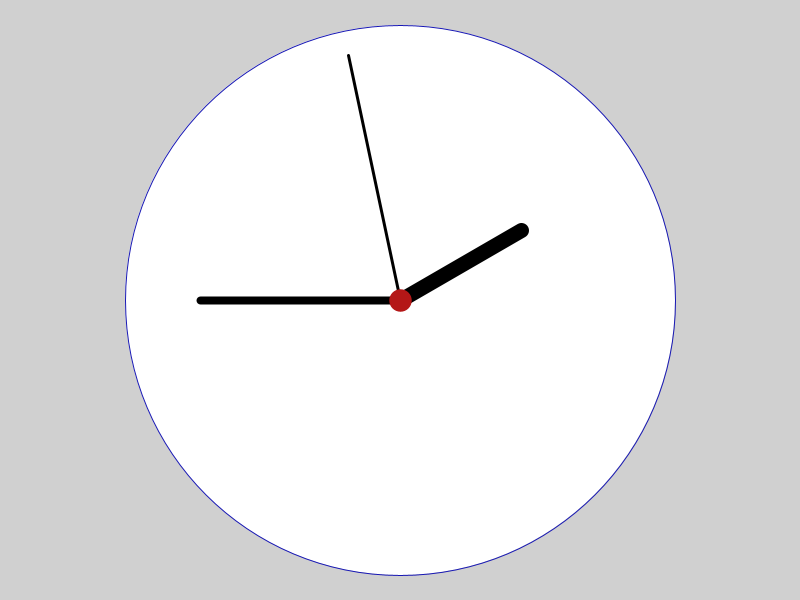
Frame 1 (no input)
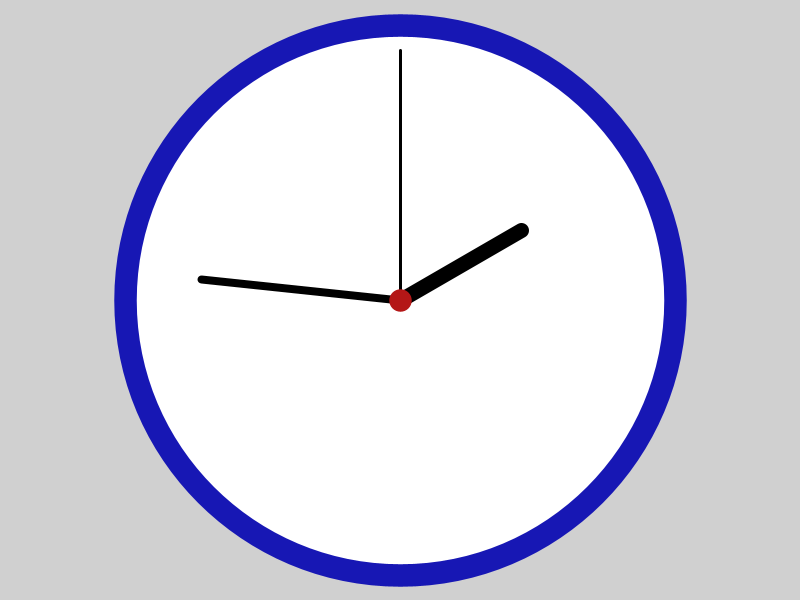
Frame 60 (the mouse pressed at the canvas centre just before this capture)
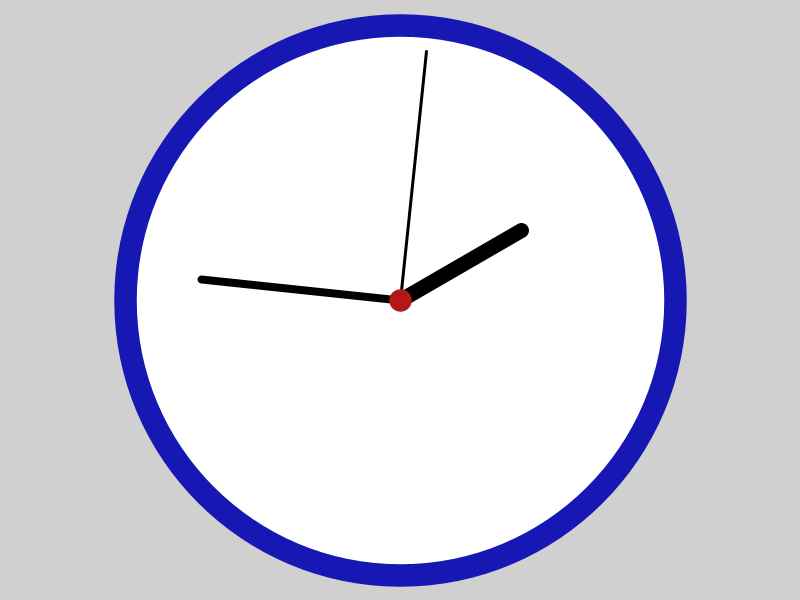
Frame 120 (the mouse held since frame 60 and released just before this capture)

The Processing sketch that drew these frames (run headless with seeded random() and noise(); from frame 60 on, the mouse is pressed at the canvas centre):

// Processing sketch: processing_113333
// ── processing_113333.pde

Point center;
float tamReloj = 550;
float tamSeg = 250; float ancSeg = 3;
float tamMin = 200; float ancMin = 8;
float tamHor = 140; float ancHor = 15;

void setup (){
 
 size(800,600);
 center = new Point(width/2, height/2);
    println(second());
   println(minute());
   println(hour());
}

void draw(){
   background(208);
   stroke(23, 23,180);
   ellipse(iX(0), iY(0), tamReloj, tamReloj);

   stroke(0);
   strokeWeight(ancHor);   
   Point hora = Rotar(new Point(0, tamHor), -2 * Math.PI * hour() / 12);
   line( iX(0), iY(0), iX(hora.x), iY(hora.y));
   
   strokeWeight(ancMin);
   Point min = Rotar(new Point(0, tamMin), -2 * Math.PI * minute() / 60);
   line( iX(0), iY(0), iX(min.x), iY(min.y));   
   
   strokeWeight(ancSeg);
   Point seg = Rotar(new Point(0, tamSeg),- 2 * Math.PI * second() / 60);
   line( iX(0), iY(0), iX(seg.x), iY(seg.y));
   
   strokeWeight(1.5 * ancHor);
   stroke(180, 23,23);
   point(iX(0), iY(0));
   
   
}

Point[] Rotar(Point[] p, double angulo){
  double r11,r12,r21,r22;
  r11=Math.cos(angulo);
  r12=Math.sin(angulo);
  r21=-Math.sin(angulo);
  r22=Math.cos(angulo);
  
  Point[] pfinal = new Point[p.length];
  
  for(int i=0; i<p.length; i++)
  {
    double x = p[i].x*r11+p[i].y*r21;
    double y = p[i].x*r12+p[i].y*r22;
    pfinal[i]= new Point(x,y);
  }
  return pfinal;
}

Point Rotar(Point p, double angulo){
  double r11,r12,r21,r22;
  r11=Math.cos(angulo);
  r12=Math.sin(angulo);
  r21=-Math.sin(angulo);
  r22=Math.cos(angulo);
  
  double x = p.x*r11+p.y*r21;
  double y = p.x*r12+p.y*r22;
  
  return new Point(x, y);
}

float iX(float x){  return (x + center.x); }
float iY(float y){  return (center.y - y); }

class Point{
   float x,y;
  
   Point(float x, float y){
     this.x = x;
     this.y = y;
   } 
   
   Point(double x, double y){
     this.x = (float)x;
     this.y = (float)y;
   } 
}
